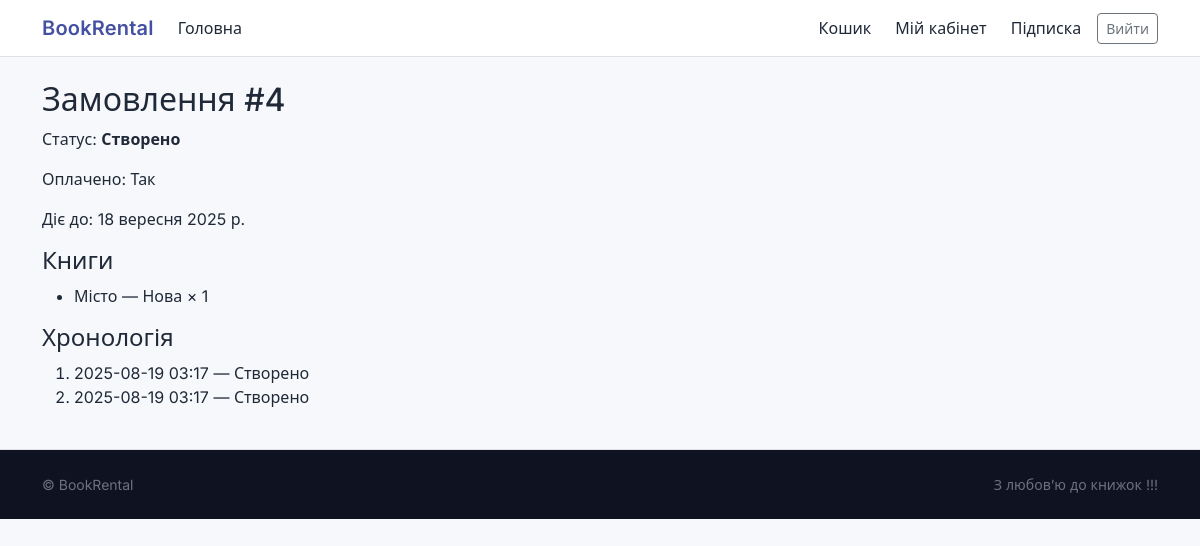
The app's page /orders/order/4/ (signed in) with its own data.
### orders/models.py (models this page shows, shortened)
class Order(models.Model):
    user = models.ForeignKey(User, on_delete=models.CASCADE, related_name="orders")
    status = models.CharField(max_length=32, choices=OrderStatus.choices, default=OrderStatus.CREATED)
    paid = models.BooleanField(default=False)
    created_at = models.DateTimeField(auto_now_add=True)
    rental_until = models.DateField(null=True, blank=True)

class OrderItem(models.Model):
    order = models.ForeignKey(Order, on_delete=models.CASCADE, related_name="items")
    book = models.ForeignKey(Book, on_delete=models.PROTECT)
    condition = models.CharField(max_length=16, choices=BookCondition.choices)
    qty = models.PositiveIntegerField(default=1)

class OrderEvent(models.Model):
    order = models.ForeignKey(Order, on_delete=models.CASCADE, related_name="events")
    status = models.CharField(max_length=32, choices=OrderStatus.choices)
    created_at = models.DateTimeField(auto_now_add=True)
    note = models.CharField(max_length=200, blank=True)

### books/models.py (models this page shows, shortened)
class Book(models.Model):
    title = models.CharField(max_length=200, unique=True)
    slug = models.SlugField(max_length=220, unique=True, blank=True)
    author = models.CharField(max_length=160)
    description = models.TextField(blank=True)
    category = models.ForeignKey(Category, on_delete=models.SET_NULL, null=True, related_name="books")
    pages = models.PositiveIntegerField(validators=[MinValueValidator(1)])
    in_stock = models.BooleanField(default=True)
    cover = models.ImageField(upload_to="covers/", blank=True, null=True)
    cover_url = models.URLField(blank=True)
    class Meta:
        ordering = ["title"]

### orders/views.py (the view)
# urls.py: path("order/<int:order_id>/", order_detail, name="detail"),
@login_required
def order_detail(request, order_id):
    order = get_object_or_404(Order, id=order_id, user=request.user)
    return render(request, "orders/order_detail.html", {"order": order})

### templates/orders/order_detail.html
{% extends "base.html" %}
{% block content %}
<h2>Замовлення #{{ order.id }}</h2>
<p>Статус: <strong>{{ order.get_status_display }}</strong></p>
<p>Оплачено: {% if order.paid %}Так{% else %}Ні{% endif %}</p>
{% if order.rental_until %}<p>Діє до: {{ order.rental_until }}</p>{% endif %}
<h4>Книги</h4>
<ul>
  {% for it in order.items.all %}
    <li>{{ it.book.title }} — {{ it.get_condition_display }} × {{ it.qty }}</li>
  {% endfor %}
</ul>
<h4>Хронологія</h4>
<ol>
  {% for e in order.events.all %}
    <li>{{ e.created_at|date:"Y-m-d H:i" }} — {{ e.get_status_display }}</li>
  {% empty %}
    <li>Подій поки нема.</li>
  {% endfor %}
</ol>
{% endblock %}

### static/css/site.css (style rules this page uses)
:root { --brand: #4451a3; --brand-700: #37448a; --accent: #ff7a3d; --success: #2eb67d; --warning: #f2b415; --danger: #e14c4c; --ink: #1f2937; --muted: #6b7280; --bg: #f7f8fc; --surface: #ffffff; --border: #e9edf3; --br-radius: 14px; }
* { box-sizing: border-box; }
html,body { height: 100%; }
body { font-family: "Inter", system-ui, -apple-system, "Segoe UI", Roboto, "Helvetica Neue", Arial, "Apple Color Emoji", "Segoe UI Emoji"; color: var(--ink); background: var(--bg); }

### records on screen
Order: id "4", status "Створено", rental_until "18 вересня 2025 р."
OrderItem: book "Місто", condition "Нова", qty "1"
OrderEvent: created_at "2025-08-19 03:17", status "Створено"
OrderEvent: created_at "2025-08-19 03:17", status "Створено"
